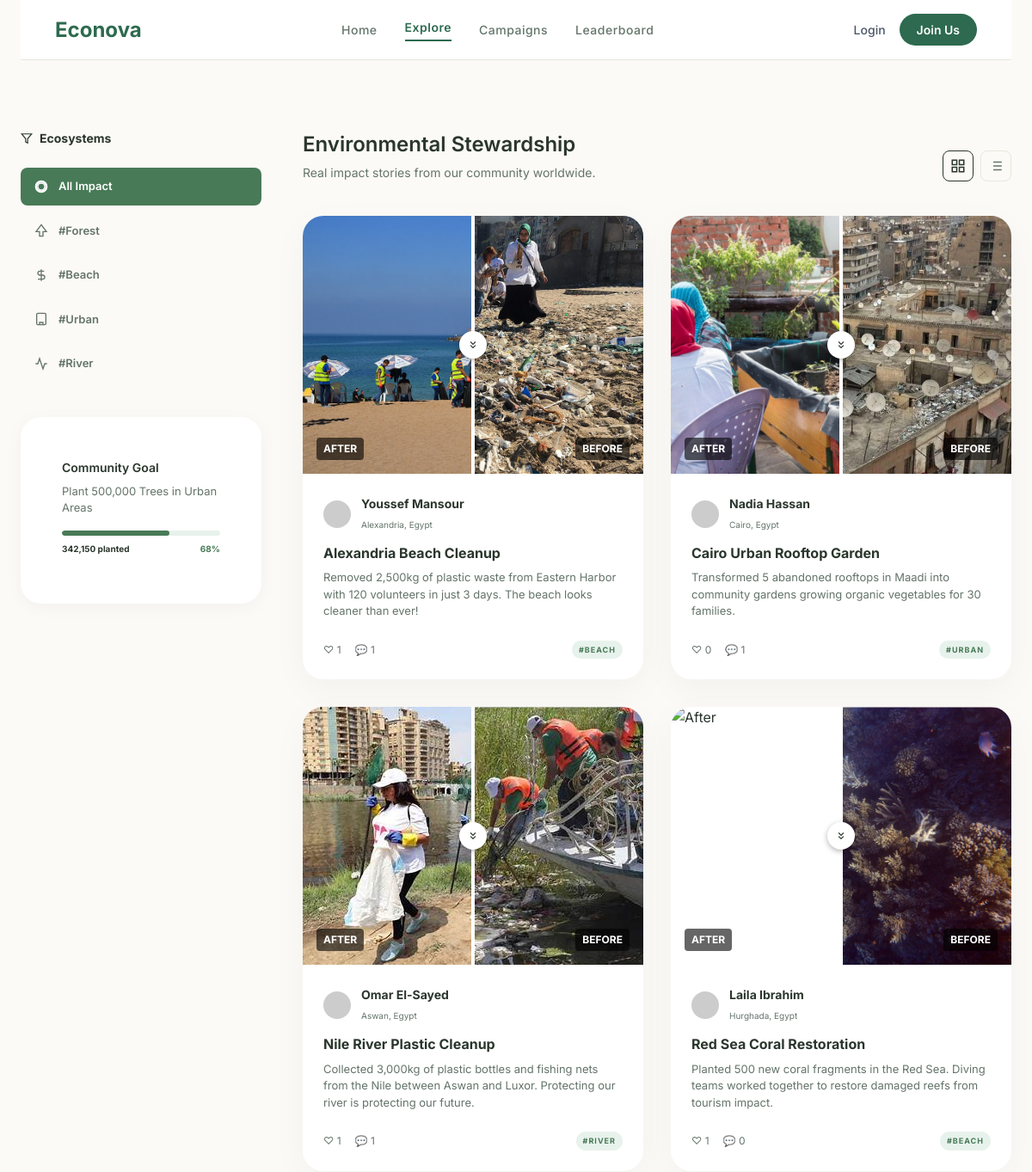
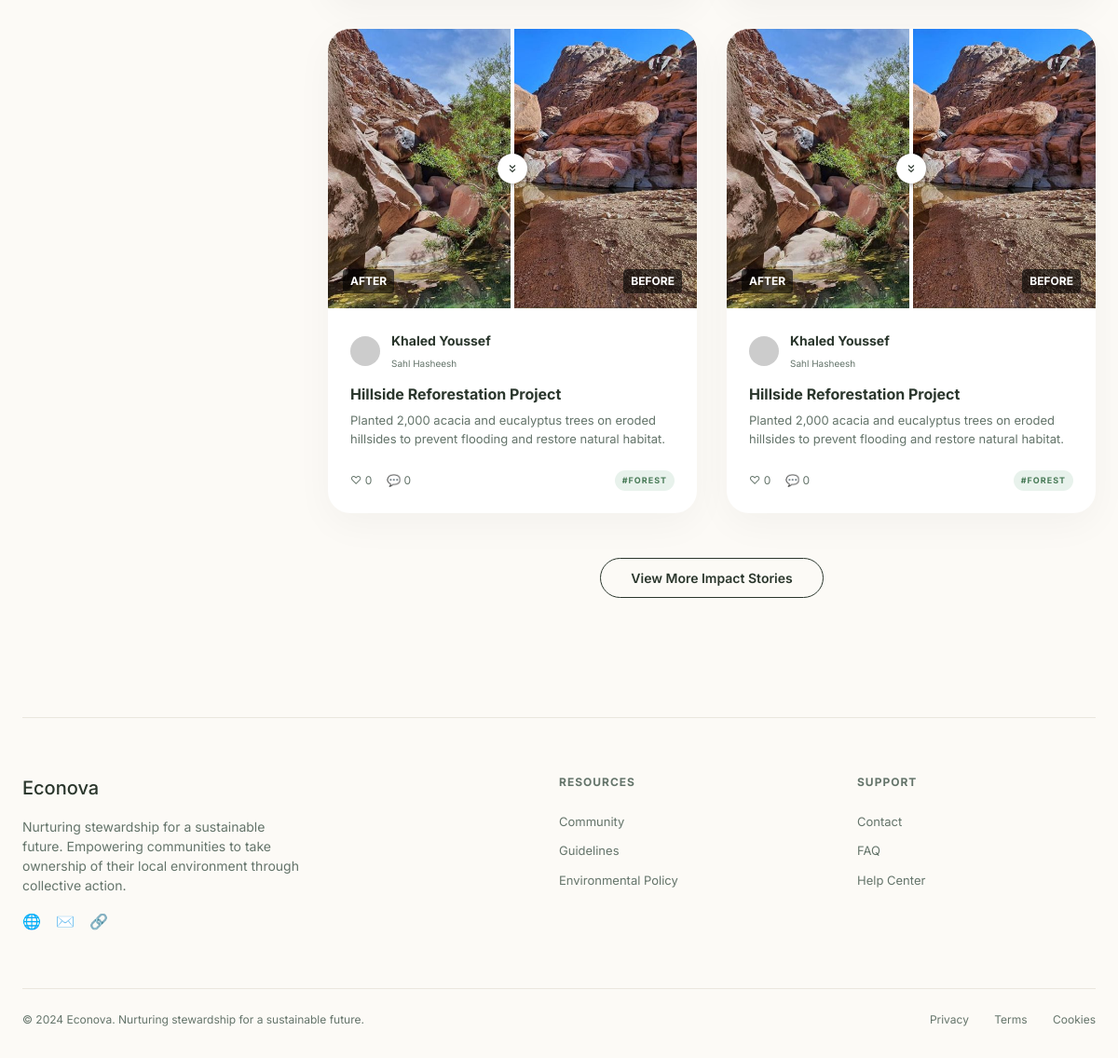
Screenshot of /explore.php with the database file from the repository (2 pictures, top to bottom).
### tables this page shows
CREATE TABLE posts (
        id INTEGER PRIMARY KEY AUTOINCREMENT,
        user_name TEXT,
        location TEXT,
        title TEXT,
        description TEXT,
        category TEXT,
        likes_count INTEGER DEFAULT 0,
        comments_count INTEGER DEFAULT 0,
        before_image TEXT,
        after_image TEXT,
        created_at DATETIME DEFAULT CURRENT_TIMESTAMP
    , user_id INTEGER);

### explore.php (the view, shortened to what this page needs)
<?php
$category = isset($_GET['category']) ? $_GET['category'] : 'all';
$goalTitle = "Plant 500,000 Trees in Urban Areas";
$goalTarget = 500000;
$goalCurrent = 342150;
$goalPercent = round(($goalCurrent / $goalTarget) * 100);
try {
    $db = new PDO('sqlite:' . __DIR__ . '/econova.db');
    $db->setAttribute(PDO::ATTR_ERRMODE, PDO::ERRMODE_EXCEPTION);
    $db->exec("CREATE TABLE IF NOT EXISTS posts (
        id INTEGER PRIMARY KEY AUTOINCREMENT,
        user_name TEXT,
        location TEXT,
        title TEXT,
        description TEXT,
        category TEXT,
        likes_count INTEGER DEFAULT 0,
        comments_count INTEGER DEFAULT 0,
        before_image TEXT,
        after_image TEXT,
        created_at DATETIME DEFAULT CURRENT_TIMESTAMP
    )");
    if ($category === 'all') {
        $stmt = $db->query("SELECT * FROM posts ORDER BY id ASC");
        $posts = $stmt->fetchAll(PDO::FETCH_ASSOC);
    } else {
        $stmt = $db->prepare("SELECT * FROM posts WHERE category = :category ORDER BY id ASC");
        $stmt->execute([':category' => $category]);
        $posts = $stmt->fetchAll(PDO::FETCH_ASSOC);
    }
} catch(PDOException $e) {
    $posts = [];
}
?>
<!DOCTYPE html>
<html lang="en">
<head>
  <link rel="stylesheet" href="style.css">
  <link rel="stylesheet" href="explore.css">
</head>
<body>
  <div class="page-container">
    <header class="header home-header">
      <a href="index.php" class="logo">Econova</a>
      <nav class="nav center-nav">
        <a href="index.php" class="nav-link">Home</a>
        <a href="explore.php" class="nav-link active">Explore</a>
        <a href="campaigns.php" class="nav-link">Campaigns</a>
        <a href="leaderboard.php" class="nav-link">Leaderboard</a>
      </nav>
            <div class="nav-actions">
        <?php if (isset($_SESSION['user_id'])): ?>
        <div class="icons">
          <a href="profile.php" style="color: inherit; text-decoration: none;">
            <svg width="20" height="20" viewBox="0 0 24 24" fill="none" stroke="currentColor" stroke-width="2">
              <path d="M20 21v-2a4 4 0 0 0-4-4H8a4 4 0 0 0-4 4v2"></path>
              <circle cx="12" cy="7" r="4"></circle>
            </svg>
          </a>
        </div>
        <div id="authWrapper" style="display: flex; align-items: center; gap: 16px;">
          <span <?php if(getUserScore($_SESSION['user_id']) >= 500): ?>class="score-badge tooltip-enabled" onclick="openRewardsModal()"<?php else: ?>class="score-badge"<?php endif; ?> style="font-weight: 600; color: #2e7d32; background: #e8f2ec; padding: 4px 12px; border-radius: 20px; font-size: 14px; position: relative; cursor: <?php echo (getUserScore($_SESSION['user_id']) >= 500) ? 'pointer' : 'default'; ?>;">🌱 <?php echo number_format(getUserScore($_SESSION['user_id'])); ?> pts</span>
          <span style="font-weight: 600; color: var(--text-main);">Welcome, <?php echo htmlspecialchars($_SESSION['user_name']); ?></span>
          <a href="api_logout.php" class="btn btn-outline btn-sm" style="text-decoration:none;">Logout</a>
        </div>
        <?php else: ?>
        <div id="authWrapper" style="display: flex; align-items: center; gap: 16px;">
          <a href="login.php" class="login-link">Login</a>
          <a href="signup.php" class="btn-join">Join Us</a>
        </div>
        <?php endif; ?>
      </div>
    </header>
    <main class="explore-container">
      <aside class="sidebar">
        <div class="filter-section">
          <h3 class="filter-title"><svg width="14" height="14" viewBox="0 0 24 24" fill="none" stroke="currentColor"
              stroke-width="2">
              <polygon points="22 3 2 3 10 12.46 10 19 14 21 14 12.46 22 3"></polygon>
            </svg> Ecosystems</h3>
          <ul class="filter-list" id="filterList">
            <li><a href="?category=all" class="filter-btn <?php echo $category === 'all' ? 'active' : ''; ?>" style="text-decoration:none; display:flex; align-items:center;"> All Impact</a></li>
            <li><a href="?category=forest" class="filter-btn <?php echo $category === 'forest' ? 'active' : ''; ?>" style="text-decoration:none; display:flex; align-items:center;"><svg width="16" height="16" viewBox="0 0 24 24"
                  fill="none" stroke="currentColor" stroke-width="2">
                  <path d="M12 2L3 14h6v8h6v-8h6L12 2z"></path>
                </svg> #Forest</a></li>
            <li><a href="?category=beach" class="filter-btn <?php echo $category === 'beach' ? 'active' : ''; ?>" style="text-decoration:none; display:flex; align-items:center;"><svg width="16" height="16" viewBox="0 0 24 24"
                  fill="none" stroke="currentColor" stroke-width="2">
                  <path d="M12 2v20M17 5H9.5a3.5 3.5 0 0 0 0 7h5a3.5 3.5 0 0 1 0 7H6"></path>
                </svg> #Beach</a></li>
            <li><a href="?category=urban" class="filter-btn <?php echo $category === 'urban' ? 'active' : ''; ?>" style="text-decoration:none; display:flex; align-items:center;"> #Urban</a></li>
            <li><a href="?category=river" class="filter-btn <?php echo $category === 'river' ? 'active' : ''; ?>" style="text-decoration:none; display:flex; align-items:center;"><svg width="16" height="16" viewBox="0 0 24 24"
                  fill="none" stroke="currentColor" stroke-width="2">
                  <path d="M22 12h-4l-3 9L9 3l-3 9H2"></path>
                </svg> #River</a></li>
          </ul>
        </div>
        <div class="card goal-card" id="goalContainer">
          <div class="card-content">
            <p class="title-small" style="margin-bottom: 8px;">Community Goal</p>
            <p class="goal-desc" id="goalTitle" style="font-size: 13px; color: var(--text-muted); margin-bottom: 16px;">
              <?php echo htmlspecialchars($goalTitle); ?></p>
            <div class="progress-section" style="margin-top: 16px; margin-bottom: 0;">
              <div class="progress-bar"
                style="background-color: #E8F2EC; height: 6px; border-radius: 3px; margin-bottom: 8px;">
                <div class="progress-fill" id="goalProgress"
                  style="width: <?php echo $goalPercent; ?>%; border-radius: 3px; background-color: var(--text-green);"></div>
              </div>
              <div class="progress-labels" style="margin-top: 8px;">
                <strong id="goalCurrent" style="font-size: 10px; font-weight: 700;"><?php echo number_format($goalCurrent); ?> planted</strong>
                <strong class="text-green" id="goalPercent" style="font-size: 10px; font-weight: 700;"><?php echo $goalPercent; ?>%</strong>
              </div>
            </div>
          </div>
        </div>
      </aside>
      <section class="explore-content">
        <div class="feed-header">
          <div>
            <h2 class="section-title">Environmental Stewardship</h2>
            <p class="section-subtitle">Real impact stories from our community worldwide.</p>
          </div>
          <div class="feed-controls">
            <button class="icon-btn active"><svg width="18" height="18" viewBox="0 0 24 24" fill="none"
                stroke="currentColor" stroke-width="2">
                <rect x="3" y="3" width="7" height="7"></rect>
                <rect x="14" y="3" width="7" height="7"></rect>
                <rect x="14" y="14" width="7" height="7"></rect>
                <rect x="3" y="14" width="7" height="7"></rect>
              </svg></button>
            <button class="icon-btn"></button>
          </div>
        </div>
        <div class="explore-grid" id="explorePostsContainer">
          <?php if (empty($posts)): ?>
            <p style="color: var(--text-muted); grid-column: 1/-1; text-align: center;">No impact stories in this category yet.</p>
          <?php else: ?>
            <?php foreach ($posts as $p): ?>
              <div class="card explore-card">
                <div class="split-image-container" style="position:relative; width:100%; height:300px; overflow:hidden; border-radius: 12px 12px 0 0;">
                  <?php
                    $emojiMap = [
                        'beach' => '🏖️',
                        'forest' => '🌲',
                        'urban' => '🏙️',
                        'river' => '🌊'
                    ];
                    $cat = strtolower($p['category']);
                    $emoji = isset($emojiMap[$cat]) ? $emojiMap[$cat] : '🌍';
                    $beforeIsLocal = (empty($p['before_image']) || $p['before_image'] === 'local');
                  ?>
                  <?php if ($beforeIsLocal): ?>
                    <div class="img-right placeholder-bg" id="exploreImgRight-<?php echo $p['id']; ?>" style="position:absolute; width:100%; height:100%; display:flex; align-items:center; justify-content:center; background-color:#d0d9d4; font-size:64px; margin:0; clip-path:inset(0 0 0 50%); filter: grayscale(100%);">
                      <?php echo $emoji; ?>
                    </div>
                  <?php else: ?>
                    <img src="<?php echo htmlspecialchars($p['before_image']); ?>" class="img-right" id="exploreImgRight-<?php echo $p['id']; ?>" alt="Before" style="position:absolute; width:100%; height:100%; object-fit:cover; clip-path:inset(0 0 0 50%);">
                  <?php endif; ?>
                  <div class="split-label left" style="position:absolute; bottom:16px; left:16px; background:rgba(0,0,0,0.6); color:white; padding:4px 8px; border-radius:4px; font-size:12px; font-weight:bold;">AFTER</div>
                  <div class="split-label right" style="position:absolute; bottom:16px; right:16px; background:rgba(0,0,0,0.6); color:white; padding:4px 8px; border-radius:4px; font-size:12px; font-weight:bold;">BEFORE</div>
                  <div class="split-slider" id="exploreSplitSlider-<?php echo $p['id']; ?>" style="position:absolute; top:0; bottom:0; left:50%; width:4px; background:white; transform:translateX(-50%); pointer-events:none;">
                    <div class="slider-btn" style="position:absolute; top:50%; left:50%; transform:translate(-50%, -50%); width:32px; height:32px; background:white; border-radius:50%; display:flex; align-items:center; justify-content:center; box-shadow:0 2px 6px rgba(0,0,0,0.3);">
                    </div>
                  </div>
                </div>
                <div class="card-content">
                  <div class="user-meta" style="margin-bottom: 12px;">
                    <div class="avatar" style="background-image: url('https://i.pravatar.cc/100?u=<?php echo urlencode($p['user_name']); ?>');"></div>
                    <div>
                      <strong><?php echo htmlspecialchars($p['user_name']); ?></strong>
                      <span class="time"><?php echo htmlspecialchars($p['location']); ?></span>
                    </div>
                  </div>
                  <h4><?php echo htmlspecialchars($p['title']); ?></h4>
                  <p><?php echo htmlspecialchars($p['description']); ?></p>
                  <div class="feed-actions">
                    <div class="stats">
                      <?php
                        $onclickLike = "if(document.querySelector('.btn-join')){ alert('Please login first'); window.location.href='login.php'; } else { toggleLike(" . $p['id'] . "); }";
                        $onclickComment = "if(document.querySelector('.btn-join')){ alert('Please login first'); window.location.href='login.php'; } else { toggleCommentSection(" . $p['id'] . "); }";
                        $heartIcon = !empty($p['user_liked']) ? '❤️' : '♡';
                      ?>
                      <span id="like-btn-<?php echo $p['id']; ?>" style="cursor:pointer;" onclick="<?php echo $onclickLike; ?>"><?php echo $heartIcon; ?> <span id="like-count-<?php echo $p['id']; ?>" data-raw="<?php echo $p['likes_count']; ?>"><?php echo $p['likes_count'] >= 1000 ? number_format($p['likes_count']/1000, 1).'k' : $p['likes_count']; ?></span></span>
                      <span style="cursor:pointer" onclick="<?php echo $onclickComment; ?>">💬 <span id="comment-count-<?php echo $p['id']; ?>" data-raw="<?php echo $p['comments_count']; ?>"><?php echo $p['comments_count'] >= 1000 ? number_format($p['comments_count']/1000, 1).'k' : $p['comments_count']; ?></span></span>
                    </div>
                    <span class="badge small" style="margin: 0; background-color: var(--bg-badge); color: var(--text-green);">#<?php echo strtoupper(htmlspecialchars($p['category'])); ?></span>
                  </div>
                </div>
              </div>
            <?php endforeach; ?>
          <?php endif; ?>
        </div>
        <div style="text-align: center; margin-top: 48px; margin-bottom: 48px;">
          <button class="btn btn-outline"
            style="padding: 12px 32px; font-weight: 600; border-color: var(--text-main); color: var(--text-main);">View
            More Impact Stories</button>
        </div>
      </section>
    </main>
    <footer class="footer">
      <div class="footer-grid">
        <div class="footer-brand">
          <div class="logo">Econova</div>
          <p>Nurturing stewardship for a sustainable future. Empowering communities to take ownership of their local
            environment through collective action.</p>
          <div class="socials">
            <span>🌐</span><span>✉️</span><span>🔗</span>
          </div>
        </div>
        <div>
          <h4>RESOURCES</h4>
          <a href="#">Community</a>
          <a href="#">Guidelines</a>
          <a href="#">Environmental Policy</a>
        </div>
        <div>
          <h4>SUPPORT</h4>
          <a href="#">Contact</a>
          <a href="#">FAQ</a>
          <a href="#">Help Center</a>
        </div>
      </div>
      <div class="footer-bottom">
        <p>© 2024 Econova. Nurturing stewardship for a sustainable future.</p>
        <div class="legal">
          <a href="#">Privacy</a>
          <a href="#">Terms</a>
          <a href="#">Cookies</a>
        </div>
      </div>
    </footer>
  </div>
</body>
</html>

### explore.css (style rules this page uses)
.explore-container { display: flex; gap: 48px; padding: 40px 0 80px; align-items: flex-start; }
.sidebar { width: 280px; flex-shrink: 0; position: sticky; top: 40px; }
.filter-section { margin-bottom: 40px; }
.filter-title { display: flex; align-items: center; gap: 8px; font-size: 14px; font-weight: 700; color: var(--text-main); margin-bottom: 24px; }
.filter-list { list-style: none; }
.filter-list li { margin-bottom: 8px; }
.filter-btn { display: flex; align-items: center; gap: 12px; width: 100%; padding: 12px 16px; border-radius: 8px; background: transparent; color: var(--text-muted); font-size: 13px; font-weight: 600; transition: all 0.2s; text-align: left; }
.filter-btn.active { background: var(--text-green); color: white; }
.goal-card { padding: 24px; box-shadow: 0 4px 20px rgba(0,0,0,0.04); }
.explore-content { flex: 1; }
.explore-grid { display: grid; grid-template-columns: repeat(2, 1fr); gap: 32px; }
.explore-card { padding: 0; overflow: hidden; display: flex; flex-direction: column; }
.explore-card .card-content { padding: 24px; flex: 1; display: flex; flex-direction: column; }
.explore-card h4 { font-size: 16px; margin-bottom: 8px; line-height: 1.4; }
.explore-card p { font-size: 13px; color: var(--text-muted); margin-bottom: 24px; line-height: 1.5; flex: 1; }

### rows the page displays
posts: before_image (picture), $p['id'] 4 (drawn), user_name "Youssef Mansour", location "Alexandria, Egypt", title "Alexandria Beach Cleanup", description "Removed 2,500kg of plastic waste from Eastern Harbor with 120 volunteers in just 3 days. The beach looks cleaner than ever!", heartIcon "♡", likes_count "1", comments_count "1", category "BEACH"
posts: before_image (picture), user_name "Nadia Hassan", location "Cairo, Egypt", title "Cairo Urban Rooftop Garden", description "Transformed 5 abandoned rooftops in Maadi into community gardens growing organic vegetables for 30 families.", heartIcon "♡", likes_count "0", comments_count "1", category "URBAN"
posts: before_image (picture), user_name "Omar El-Sayed", location "Aswan, Egypt", title "Nile River Plastic Cleanup", description "Collected 3,000kg of plastic bottles and fishing nets from the Nile between Aswan and Luxor. Protecting our river is protecting our future.", heartIcon "♡", likes_count "1", comments_count "1", category "RIVER"
posts: before_image (picture), user_name "Laila Ibrahim", location "Hurghada, Egypt", title "Red Sea Coral Restoration", description "Planted 500 new coral fragments in the Red Sea. Diving teams worked together to restore damaged reefs from tourism impact.", heartIcon "♡", likes_count "1", comments_count "0", category "BEACH"
posts: before_image (picture), user_name "Khaled Youssef", location "Sahl Hasheesh", title "Hillside Reforestation Project", description "Planted 2,000 acacia and eucalyptus trees on eroded hillsides to prevent flooding and restore natural habitat.", heartIcon "♡", likes_count "0", comments_count "0", category "FOREST"

### other values shown
$goalTitle "Plant 500,000 Trees in Urban Areas"
$goalCurrent "342,150"
$goalPercent "68"
